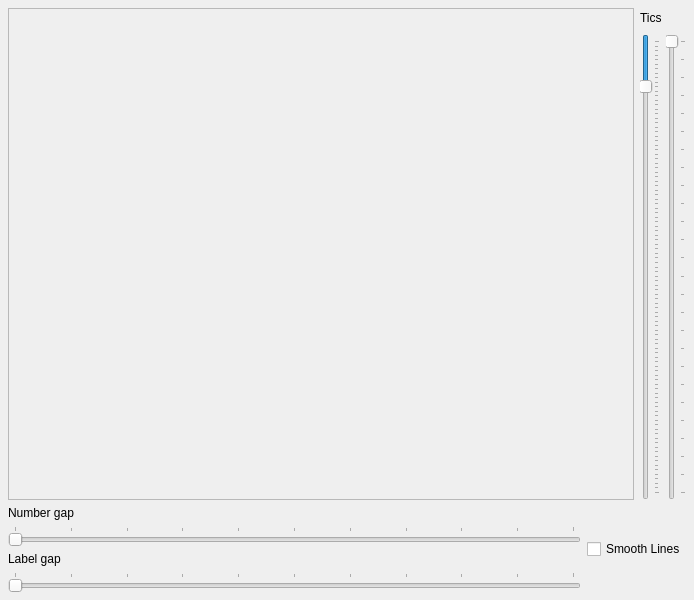
<ui version="4.0" >
 <author></author>
 <comment></comment>
 <exportmacro></exportmacro>
 <class>MainWindow</class>
 <widget class="QMainWindow" name="MainWindow" >
  <property name="geometry" >
   <rect>
    <x>0</x>
    <y>0</y>
    <width>694</width>
    <height>600</height>
   </rect>
  </property>
  <property name="windowTitle" >
   <string>MainWindow</string>
  </property>
  <widget class="QWidget" name="centralWidget" >
   <layout class="QVBoxLayout" >
    <property name="margin" >
     <number>8</number>
    </property>
    <property name="spacing" >
     <number>6</number>
    </property>
    <item>
     <layout class="QHBoxLayout" >
      <property name="margin" >
       <number>0</number>
      </property>
      <property name="spacing" >
       <number>6</number>
      </property>
      <item>
       <widget class="QFrame" name="frame" >
        <property name="sizePolicy" >
         <sizepolicy>
          <hsizetype>7</hsizetype>
          <vsizetype>7</vsizetype>
          <horstretch>0</horstretch>
          <verstretch>0</verstretch>
         </sizepolicy>
        </property>
        <property name="frameShape" >
         <enum>QFrame::StyledPanel</enum>
        </property>
        <property name="frameShadow" >
         <enum>QFrame::Sunken</enum>
        </property>
       </widget>
      </item>
      <item>
       <layout class="QVBoxLayout" >
        <property name="margin" >
         <number>0</number>
        </property>
        <property name="spacing" >
         <number>6</number>
        </property>
        <item>
         <layout class="QHBoxLayout" >
          <property name="margin" >
           <number>0</number>
          </property>
          <property name="spacing" >
           <number>6</number>
          </property>
          <item>
           <widget class="QLabel" name="label_4" >
            <property name="sizePolicy" >
             <sizepolicy>
              <hsizetype>0</hsizetype>
              <vsizetype>0</vsizetype>
              <horstretch>0</horstretch>
              <verstretch>0</verstretch>
             </sizepolicy>
            </property>
            <property name="text" >
             <string>&lt;html>&lt;head>&lt;meta name=&quot;qrichtext&quot; content=&quot;1&quot; />&lt;/head>&lt;body style=&quot; white-space: pre-wrap; font-family:MS Shell Dlg; font-weight:400; font-style:normal; text-decoration:none;&quot;>&lt;p style=&quot; margin-top:0px; margin-bottom:0px; margin-left:0px; margin-right:0px; -qt-block-indent:0; text-indent:0px;&quot;>Tics&lt;/p>&lt;/body>&lt;/html></string>
            </property>
           </widget>
          </item>
          <item>
           <spacer>
            <property name="orientation" >
             <enum>Qt::Horizontal</enum>
            </property>
            <property name="sizeType" >
             <enum>QSizePolicy::Preferred</enum>
            </property>
            <property name="sizeHint" >
             <size>
              <width>40</width>
              <height>20</height>
             </size>
            </property>
           </spacer>
          </item>
         </layout>
        </item>
        <item>
         <layout class="QHBoxLayout" >
          <property name="margin" >
           <number>0</number>
          </property>
          <property name="spacing" >
           <number>6</number>
          </property>
          <item>
           <widget class="QSlider" name="ticLengthSlider" >
            <property name="sizePolicy" >
             <sizepolicy>
              <hsizetype>0</hsizetype>
              <vsizetype>7</vsizetype>
              <horstretch>0</horstretch>
              <verstretch>0</verstretch>
             </sizepolicy>
            </property>
            <property name="maximum" >
             <number>100</number>
            </property>
            <property name="value" >
             <number>10</number>
            </property>
            <property name="orientation" >
             <enum>Qt::Vertical</enum>
            </property>
            <property name="invertedAppearance" >
             <bool>true</bool>
            </property>
            <property name="tickPosition" >
             <enum>QSlider::TicksBelow</enum>
            </property>
           </widget>
          </item>
          <item>
           <widget class="QSlider" name="ticNumberSlider" >
            <property name="sizePolicy" >
             <sizepolicy>
              <hsizetype>0</hsizetype>
              <vsizetype>7</vsizetype>
              <horstretch>0</horstretch>
              <verstretch>0</verstretch>
             </sizepolicy>
            </property>
            <property name="maximum" >
             <number>25</number>
            </property>
            <property name="orientation" >
             <enum>Qt::Vertical</enum>
            </property>
            <property name="invertedAppearance" >
             <bool>true</bool>
            </property>
            <property name="tickPosition" >
             <enum>QSlider::TicksBelow</enum>
            </property>
           </widget>
          </item>
         </layout>
        </item>
       </layout>
      </item>
     </layout>
    </item>
    <item>
     <layout class="QHBoxLayout" >
      <property name="margin" >
       <number>0</number>
      </property>
      <property name="spacing" >
       <number>6</number>
      </property>
      <item>
       <widget class="QWidget" name="widget_2" >
        <layout class="QVBoxLayout" >
         <property name="margin" >
          <number>0</number>
         </property>
         <property name="spacing" >
          <number>6</number>
         </property>
         <item>
          <layout class="QVBoxLayout" >
           <property name="margin" >
            <number>0</number>
           </property>
           <property name="spacing" >
            <number>6</number>
           </property>
           <item>
            <widget class="QLabel" name="label_2" >
             <property name="text" >
              <string>&lt;html>&lt;head>&lt;meta name=&quot;qrichtext&quot; content=&quot;1&quot; />&lt;/head>&lt;body style=&quot; white-space: pre-wrap; font-family:MS Shell Dlg; font-weight:400; font-style:normal; text-decoration:none;&quot;>&lt;p style=&quot; margin-top:0px; margin-bottom:0px; margin-left:0px; margin-right:0px; -qt-block-indent:0; text-indent:0px;&quot;>Number gap&lt;/p>&lt;/body>&lt;/html></string>
             </property>
            </widget>
           </item>
           <item>
            <widget class="QSlider" name="numbergapslider" >
             <property name="sizePolicy" >
              <sizepolicy>
               <hsizetype>7</hsizetype>
               <vsizetype>5</vsizetype>
               <horstretch>0</horstretch>
               <verstretch>0</verstretch>
              </sizepolicy>
             </property>
             <property name="maximum" >
              <number>10</number>
             </property>
             <property name="orientation" >
              <enum>Qt::Horizontal</enum>
             </property>
             <property name="tickPosition" >
              <enum>QSlider::TicksAbove</enum>
             </property>
            </widget>
           </item>
          </layout>
         </item>
         <item>
          <layout class="QVBoxLayout" >
           <property name="margin" >
            <number>0</number>
           </property>
           <property name="spacing" >
            <number>6</number>
           </property>
           <item>
            <widget class="QLabel" name="label" >
             <property name="text" >
              <string>&lt;html>&lt;head>&lt;meta name=&quot;qrichtext&quot; content=&quot;1&quot; />&lt;/head>&lt;body style=&quot; white-space: pre-wrap; font-family:MS Shell Dlg; font-weight:400; font-style:normal; text-decoration:none;&quot;>&lt;p style=&quot; margin-top:0px; margin-bottom:0px; margin-left:0px; margin-right:0px; -qt-block-indent:0; text-indent:0px;&quot;>Label gap&lt;/p>&lt;/body>&lt;/html></string>
             </property>
            </widget>
           </item>
           <item>
            <widget class="QSlider" name="labelgapslider" >
             <property name="sizePolicy" >
              <sizepolicy>
               <hsizetype>7</hsizetype>
               <vsizetype>5</vsizetype>
               <horstretch>0</horstretch>
               <verstretch>0</verstretch>
              </sizepolicy>
             </property>
             <property name="maximum" >
              <number>10</number>
             </property>
             <property name="orientation" >
              <enum>Qt::Horizontal</enum>
             </property>
             <property name="tickPosition" >
              <enum>QSlider::TicksAbove</enum>
             </property>
            </widget>
           </item>
          </layout>
         </item>
        </layout>
       </widget>
      </item>
      <item>
       <widget class="QCheckBox" name="smoothBox" >
        <property name="sizePolicy" >
         <sizepolicy>
          <hsizetype>1</hsizetype>
          <vsizetype>5</vsizetype>
          <horstretch>0</horstretch>
          <verstretch>0</verstretch>
         </sizepolicy>
        </property>
        <property name="text" >
         <string>Smooth Lines</string>
        </property>
       </widget>
      </item>
     </layout>
    </item>
   </layout>
   <widget class="QWidget" name="widget" >
    <property name="geometry" >
     <rect>
      <x>590</x>
      <y>10</y>
      <width>61</width>
      <height>421</height>
     </rect>
    </property>
   </widget>
  </widget>
 </widget>
 <pixmapfunction></pixmapfunction>
 <resources/>
 <connections/>
</ui>
